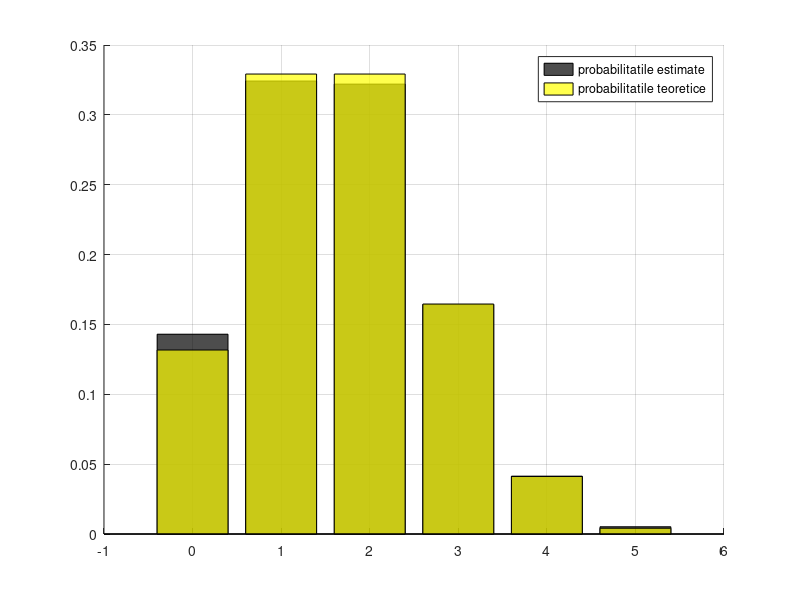

This chart was generated by the following MATLAB code:
function retval = lab3_2_b()
  sim = 5000;
  v = binornd(5, 2/6, 1, sim);

  h = hist(v, 0:5);
  prob_sim = h(3) / sim # sum(v==2) / sim
  prob_ter = binopdf(2, 5, 1/3)

  clf; grid on; hold on;

  bar(0:5, h/5000, 'FaceColor', 'k') # 'k' = negru
  bar(0:5, binopdf(0:5, 5, 1/3), 'Facecolor', 'y')
  legend('probabilitatile estimate', 'probabilitatile teoretice');

  set(findobj('type','patch'),'facealpha',0.7);xlim([-1 6]);
end
